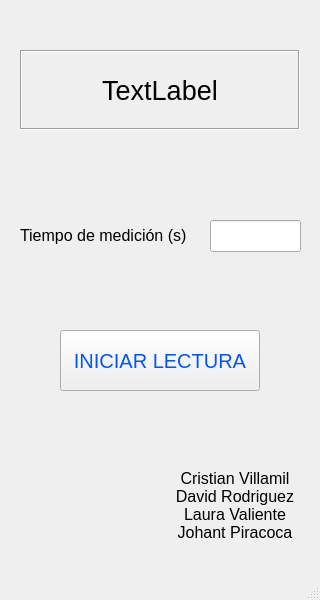
<?xml version="1.0" encoding="UTF-8"?>
<ui version="4.0">
 <class>MainWindow</class>
 <widget class="QMainWindow" name="MainWindow">
  <property name="geometry">
   <rect>
    <x>0</x>
    <y>0</y>
    <width>320</width>
    <height>600</height>
   </rect>
  </property>
  <property name="windowTitle">
   <string>Lectura de Sensor</string>
  </property>
  <widget class="QWidget" name="centralwidget">
   <widget class="QLabel" name="logo_label">
    <property name="geometry">
     <rect>
      <x>10</x>
      <y>430</y>
      <width>150</width>
      <height>150</height>
     </rect>
    </property>
    <property name="text">
     <string/>
    </property>
    <property name="pixmap">
     <pixmap>logo_ecci2.png</pixmap>
    </property>
    <property name="scaledContents">
     <bool>true</bool>
    </property>
   </widget>
   <widget class="QLabel" name="students_label">
    <property name="geometry">
     <rect>
      <x>160</x>
      <y>430</y>
      <width>150</width>
      <height>150</height>
     </rect>
    </property>
    <property name="font">
     <font>
      <pointsize>12</pointsize>
     </font>
    </property>
    <property name="text">
     <string>Cristian Villamil
David Rodriguez
Laura Valiente
Johant Piracoca</string>
    </property>
    <property name="alignment">
     <set>Qt::AlignmentFlag::AlignCenter</set>
    </property>
   </widget>
   <widget class="QLabel" name="measurement_label">
    <property name="geometry">
     <rect>
      <x>20</x>
      <y>50</y>
      <width>280</width>
      <height>80</height>
     </rect>
    </property>
    <property name="font">
     <font>
      <pointsize>20</pointsize>
     </font>
    </property>
    <property name="frameShape">
     <enum>QFrame::Shape::Box</enum>
    </property>
    <property name="frameShadow">
     <enum>QFrame::Shadow::Sunken</enum>
    </property>
    <property name="text">
     <string>TextLabel</string>
    </property>
    <property name="alignment">
     <set>Qt::AlignmentFlag::AlignCenter</set>
    </property>
   </widget>
   <widget class="QLineEdit" name="input_line">
    <property name="geometry">
     <rect>
      <x>210</x>
      <y>220</y>
      <width>91</width>
      <height>32</height>
     </rect>
    </property>
    <property name="font">
     <font>
      <pointsize>12</pointsize>
     </font>
    </property>
    <property name="text">
     <string/>
    </property>
    <property name="alignment">
     <set>Qt::AlignmentFlag::AlignCenter</set>
    </property>
   </widget>
   <widget class="QPushButton" name="start_button">
    <property name="geometry">
     <rect>
      <x>60</x>
      <y>330</y>
      <width>200</width>
      <height>61</height>
     </rect>
    </property>
    <property name="font">
     <font>
      <pointsize>15</pointsize>
     </font>
    </property>
    <property name="styleSheet">
     <string notr="true">color: rgb(0, 85, 255);</string>
    </property>
    <property name="text">
     <string>INICIAR LECTURA</string>
    </property>
   </widget>
   <widget class="QLabel" name="input_label">
    <property name="geometry">
     <rect>
      <x>20</x>
      <y>220</y>
      <width>191</width>
      <height>30</height>
     </rect>
    </property>
    <property name="font">
     <font>
      <pointsize>12</pointsize>
     </font>
    </property>
    <property name="text">
     <string>Tiempo de medición (s)</string>
    </property>
   </widget>
  </widget>
  <widget class="QMenuBar" name="menubar">
   <property name="geometry">
    <rect>
     <x>0</x>
     <y>0</y>
     <width>320</width>
     <height>21</height>
    </rect>
   </property>
  </widget>
  <widget class="QStatusBar" name="statusbar"/>
 </widget>
 <resources/>
 <connections/>
</ui>
